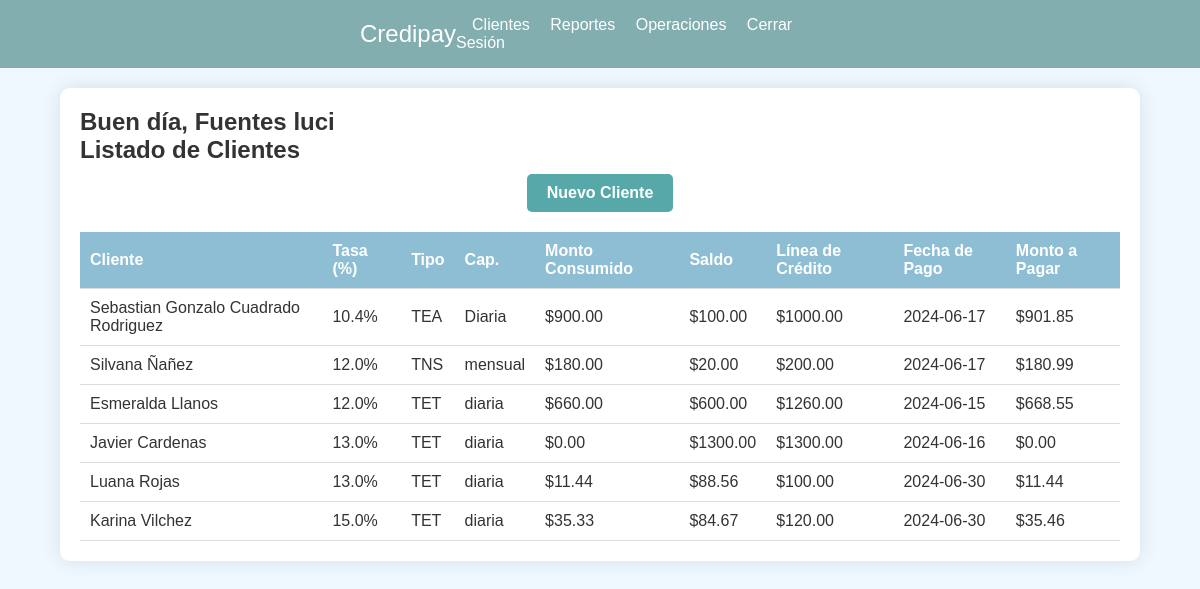
Page /principal (signed in) on the committed database.
### tables this page shows
CREATE TABLE clients (
            id INTEGER PRIMARY KEY AUTOINCREMENT,
            user_id INTEGER NOT NULL,
            first_name TEXT NOT NULL,
            last_name TEXT NOT NULL,
            phone TEXT NOT NULL,
            dni TEXT NOT NULL,
            rate REAL NOT NULL,
            rate_type TEXT NOT NULL,
            capitalization TEXT NOT NULL,
            credit_line REAL NOT NULL,
            payment_date TEXT NOT NULL,
            late_rate REAL NOT NULL,
            FOREIGN KEY (user_id) REFERENCES users (id)
        );

### app.py (the view)
@app.route('/principal', methods=['GET', 'POST'])
def principal():
    if 'user_id' not in session:
        return redirect(url_for('login'))
    user_id = session['user_id']
    first_name = session.get('first_name')
    last_name = session.get('last_name')
    clients = get_clients_for_user(user_id)
    print(f"Sesión: first_name={first_name}, last_name={last_name}")
    return render_template('principal.html', first_name=first_name, last_name=last_name, clients=clients)

### templates/principal.html (shortened to what this page needs)
<!DOCTYPE html>
<html lang="es">
<head>
    <link rel="stylesheet" href="static/styles2.css">
</head>
<body>
    <nav class="navbar">
        <div class="navbar-container">
            <a href="/principal" class="navbar-brand">Credipay</a>
            <div class="navbar-links">
                <a href="/clientes">Clientes</a>
                <a href="/reportes">Reportes</a>
                <a href="/operaciones">Operaciones</a>
                <a href="/login">Cerrar Sesión</a>
            </div>
        </div>
    </nav>
    <div class="container">
        <div class="welcome-message">
            <h2>Buen día, {{ first_name }} {{ last_name }}</h2>
        </div>
        <h2>Listado de Clientes</h2>
        <div class="boton">
            <a href="/newcustomer" class="btn">Nuevo Cliente</a>
        </div>
        <table class="client-table">
            <thead>
                <tr>
                    <th>Cliente</th>
                    <th>Tasa (%)</th>
                    <th>Tipo</th>
                    <th>Cap.</th>
                    <th>Monto Consumido</th>
                    <th>Saldo</th>
                    <th>Línea de Crédito</th>
                    <th>Fecha de Pago</th>
                    <th>Monto a Pagar</th>
                </tr>
            </thead>
            <tbody>
                {% for client in clients %}
                <tr>
                    <td>{{ client[1] }} {{ client[2] }}</td>
                    <td>{{ client[5] }}%</td>
                    <td>{{ client[6] }}</td>
                    <td>{{ client[7] }}</td>
                    <td>${{ '%.2f' % client[11] }}</td>
                    <td>${{ '%.2f' % client[12] }}</td>
                    <td>${{ '%.2f' % client[8] }}</td>
                    <td>{{ client[9] }}</td>
                    <td>${{ '%.2f' % client[13] }}</td>
                </tr>
                {% endfor %}
            </tbody>
        </table>
    </div>
</body>
</html>

### static/styles2.css (style rules this page uses)
* { margin: 0; padding: 0; box-sizing: border-box; }
body { font-family:'Trebuchet MS', 'Lucida Sans Unicode', 'Lucida Grande', 'Lucida Sans', Arial, sans-serif; background-color: #f0f8ff; color: #333; }
.navbar { background-color: #508d8caf; padding: 1rem; padding-left: 360px; padding-right: 360px; }
.navbar-container { display: flex; justify-content: space-between; align-items: center; }
.navbar-brand { color: white; text-decoration: none; font-size: 1.5rem; }
.navbar-links a { color: white; text-decoration: none; margin-left: 1rem; }
.container { margin: 20px auto; width: 90%; max-width: 1200px; background-color: #ffffff; border-radius: 10px; box-shadow: 0 0 20px rgba(0, 0, 0, 0.1); overflow: hidden; padding: 20px; }
.client-table { width: 100%; border-collapse: collapse; margin-top: 20px; }
.client-table th, .client-table td { padding: 10px; text-align: left; border-bottom: 1px solid #ddd; }
.client-table th { background-color: #4a97bb9f; color: #ffffff; }
.boton { text-align: center; }
.boton .btn { background-color: #56a9a8; color: #ffffff; padding: 10px 20px; border: none; border-radius: 5px; font-weight: bold; text-decoration: none; margin-top: 10px; display: inline-block; }

### rows in the picture
clients: first_name "Sebastian Gonzalo", last_name "Cuadrado Rodriguez", rate "10.4", rate_type "TEA", capitalization "Diaria", value "900.00", value "100.00", credit_line "1000.00", payment_date "2024-06-17", value "901.85"
clients: first_name "Silvana", last_name "Ñañez", rate "12.0", rate_type "TNS", capitalization "mensual", value "180.00", value "20.00", credit_line "200.00", payment_date "2024-06-17", value "180.99"
clients: first_name "Esmeralda", last_name "Llanos", rate "12.0", rate_type "TET", capitalization "diaria", value "660.00", value "600.00", credit_line "1260.00", payment_date "2024-06-15", value "668.55"
clients: first_name "Javier", last_name "Cardenas", rate "13.0", rate_type "TET", capitalization "diaria", value "0.00", credit_line "1300.00", payment_date "2024-06-16"
clients: first_name "Luana", last_name "Rojas", rate "13.0", rate_type "TET", capitalization "diaria", value "11.44", value "88.56", credit_line "100.00", payment_date "2024-06-30"
clients: first_name "Karina", last_name "Vilchez", rate "15.0", rate_type "TET", capitalization "diaria", value "35.33", value "84.67", credit_line "120.00", payment_date "2024-06-30", value "35.46"

### other values in the picture
{{ first_name }} "Fuentes"
{{ last_name }} "luci"
